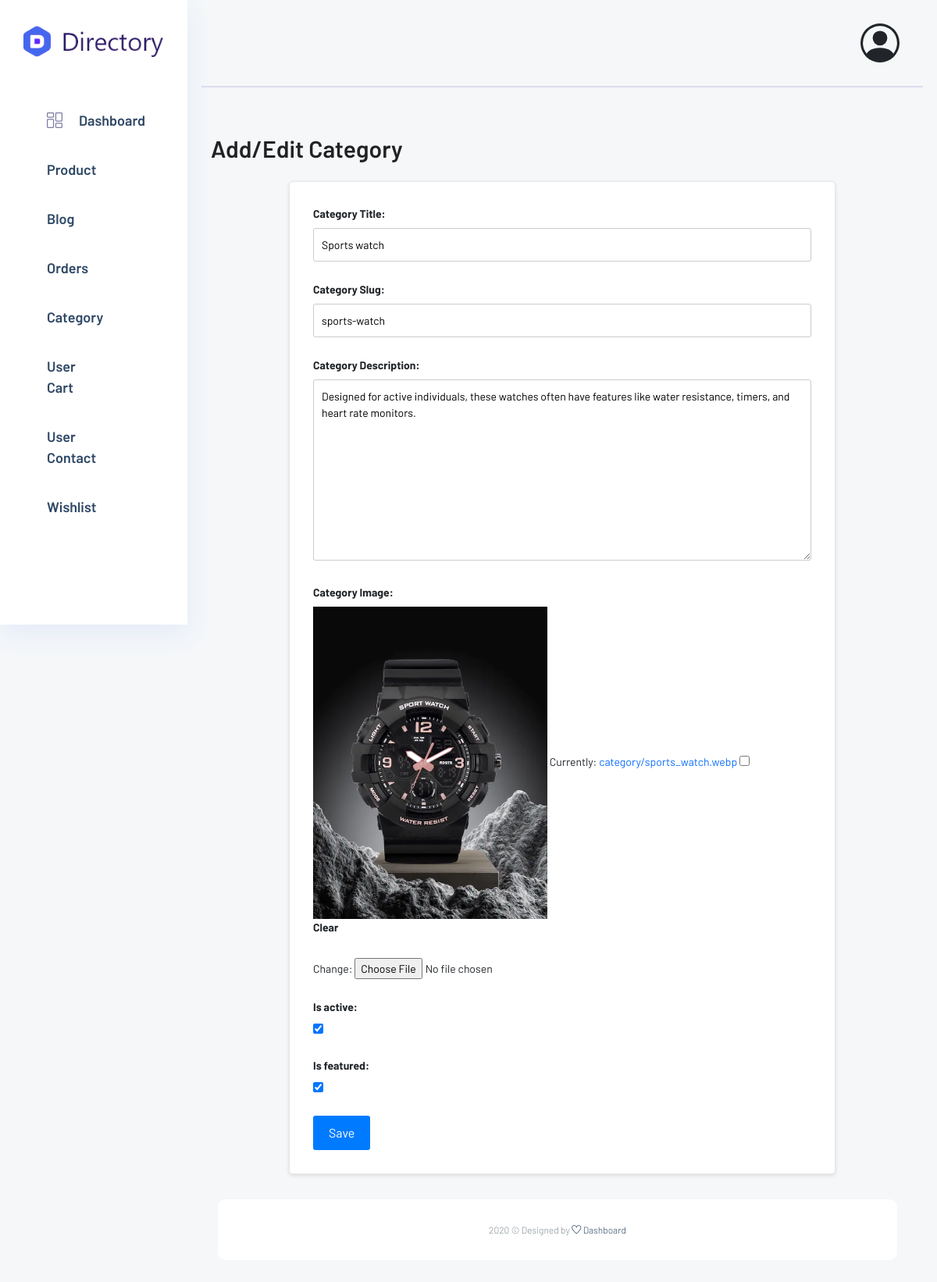
The app's page /app2/categories/add_edit/sports-watch/ (signed in) with its own data.
### app/models.py (models this page shows, shortened)
class Category(models.Model):
    title = models.CharField(max_length=50, verbose_name="Category Title")
    slug = models.SlugField(max_length=55, verbose_name="Category Slug")
    description = models.TextField(blank=True, verbose_name="Category Description")
    category_image = models.ImageField(upload_to='category', blank=True, null=True, verbose_name="Category Image")
    is_active = models.BooleanField()
    is_featured = models.BooleanField()
    created_at = models.DateTimeField(auto_now_add=True, verbose_name="Created Date")
    updated_at = models.DateTimeField(auto_now=True, verbose_name="Updated Date")
    class Meta:
        verbose_name_plural = 'Categories'
        ordering = ('-created_at', )

### app2/views.py (the view, shortened to what this page needs)
# urls.py: path('categories/add_edit/', views.CategoryAddEditView.as_view(), name='add_edit_category'),
@method_decorator([login_required(login_url='app2:app2login'), superadmin_required], name='dispatch')
class CategoryAddEditView(View):
    def get(self, request, category_slug=None):
        if category_slug:
            category = get_object_or_404(Category, slug=category_slug)
            form = CategoryForm(instance=category)
        else:
            form = CategoryForm()
        return render(request, 'app2/category_edit.html', {'form': form})

### app2/forms.py
class CategoryForm(forms.ModelForm):
    class Meta:
        model = Category
        fields = '__all__'

### app/context_preprocessors.py (called while the page is built)
def store_menu(request):
    categories = Category.objects.filter(is_active=True)
    context = {
        'categories_menu': categories,
    }
    return context

def cart_menu(request):
    if request.user.is_authenticated:
        cart_items= Cart.objects.filter(user=request.user)
        context = {
            'cart_items': cart_items,
        }
    else:
        context = {}
    return context

def wishlist_count(request):
    if request.user.is_authenticated:
        wishlist_items = WishlistItem.objects.filter(user=request.user)
        wishlist_count = wishlist_items.count()
    else:
        wishlist_count = 0
    return {'wishlist_count': wishlist_count}

def social_links(request):
    links = SocialMediaLink.objects.all()
    return {'social_media_links': links}

def contact_info(request):
    contact_info = ContactInfo.objects.first()
    return {'contact_info': contact_info}

### app2/context_preprocessors.py (called while the page is built)
def user_info(request):
    user = request.user
    return {'user_info': user}

### app2/templates/app2/category_edit.html (shortened to what this page needs)
{% extends 'app2/base.html' %}
{% load static %}
{% block content %}
<div class="main_content_iner">
    <div class="container-fluid p-0 sm_padding_15px">
        <div class="row justify-content-center">
            <div class="col-12">
                <div class="dashboard_header mb-4">
                    <h2>Add/Edit Category</h2>
                </div>
                <div class="row">
                    <div class="col-12">
                        <form method="post" enctype="multipart/form-data" class="custom-form">
                            {% for field in form %}
                            <div class="form-group">
                                {{ field.label_tag }}
                                {% if field.name == 'category_image' %}
                                    {% if form.instance.category_image %}
                                        <img src="{{ form.instance.category_image.url }}" style="max-height: 400px; max-width: 400px;" alt="Current Image" class="current-image">
                                    {% else %}
                                        <p>No image available</p>
                                    {% endif %}
                                    {{ field }}
                                {% else %}
                                    {{ field }}
                                {% endif %}
                            </div>
                            {% endfor %}
                            <button type="submit" class="btn btn-primary">Save</button>
                        </form>
                    </div>
                </div>
            </div>
        </div>
    </div>
</div>
{% endblock %}

### app2/static/app2/css/colors/default.css (style rules this page uses)
.custom-form { max-width: 700px; margin: 0 auto; padding: 30px; background-color: #fff; border: 1px solid #e6e6e6; border-radius: 5px; box-shadow: 0px 2px 5px rgba(0, 0, 0, 0.1); }
.form-group { margin-bottom: 25px; }
label { font-weight: bold; display: block; margin-bottom: 8px; }
input[type="text"], textarea { width: 100%; padding: 10px; border: 1px solid #ccc; border-radius: 3px; box-sizing: border-box; background-color: #fff; }
.btn-primary { background-color: #007bff; border: none; padding: 10px 20px; color: #fff; border-radius: 3px; cursor: pointer; transition: background-color 0.3s; }

### records on screen
Category: form "Sports watch" "sports-watch" "Designed for active individuals, these watches often have features like water resistance, timers, and heart rate monitors." "☑" "☑", instance.category_image (picture)

### other values on screen
{{ field.label_tag }} "Category Title:" "Category Slug:" "Category Description:" "Category Image:" "Is active:" "Is featured:"
